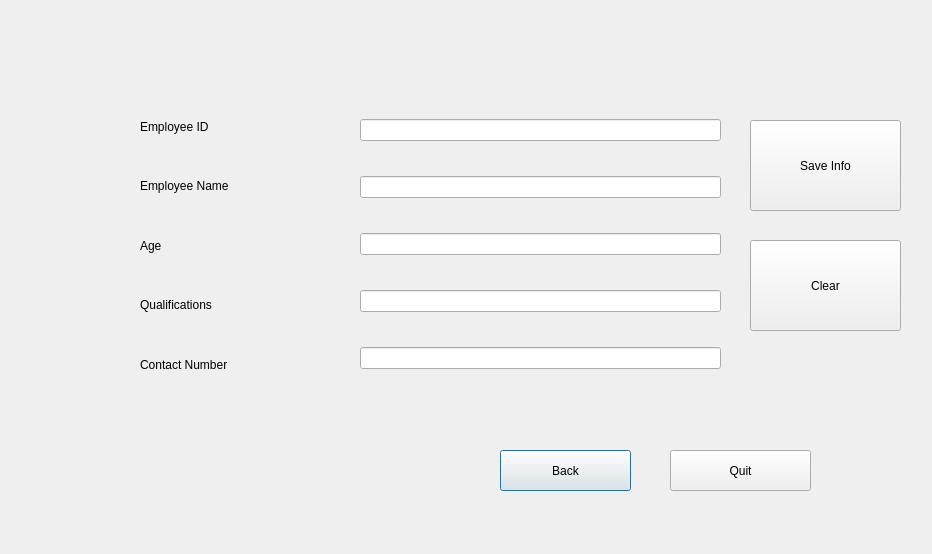
<?xml version="1.0" encoding="UTF-8"?>
<ui version="4.0">
 <class>DataEntry</class>
 <widget class="QDialog" name="DataEntry">
  <property name="geometry">
   <rect>
    <x>0</x>
    <y>0</y>
    <width>932</width>
    <height>554</height>
   </rect>
  </property>
  <property name="windowTitle">
   <string>Dialog</string>
  </property>
  <widget class="QPushButton" name="btnBack">
   <property name="geometry">
    <rect>
     <x>500</x>
     <y>450</y>
     <width>131</width>
     <height>41</height>
    </rect>
   </property>
   <property name="text">
    <string>Back</string>
   </property>
  </widget>
  <widget class="QPushButton" name="btnQuit">
   <property name="geometry">
    <rect>
     <x>670</x>
     <y>450</y>
     <width>141</width>
     <height>41</height>
    </rect>
   </property>
   <property name="text">
    <string>Quit</string>
   </property>
  </widget>
  <widget class="QPushButton" name="btnSave">
   <property name="geometry">
    <rect>
     <x>750</x>
     <y>120</y>
     <width>151</width>
     <height>91</height>
    </rect>
   </property>
   <property name="text">
    <string>Save Info</string>
   </property>
  </widget>
  <widget class="QPushButton" name="btnClear">
   <property name="geometry">
    <rect>
     <x>750</x>
     <y>240</y>
     <width>151</width>
     <height>91</height>
    </rect>
   </property>
   <property name="text">
    <string>Clear</string>
   </property>
  </widget>
  <widget class="QWidget" name="">
   <property name="geometry">
    <rect>
     <x>360</x>
     <y>90</y>
     <width>361</width>
     <height>311</height>
    </rect>
   </property>
   <layout class="QVBoxLayout" name="verticalLayout">
    <item>
     <widget class="QLineEdit" name="SEmpID"/>
    </item>
    <item>
     <widget class="QLineEdit" name="SEmpName"/>
    </item>
    <item>
     <widget class="QLineEdit" name="SEmpAge"/>
    </item>
    <item>
     <widget class="QLineEdit" name="SEmpQualification"/>
    </item>
    <item>
     <widget class="QLineEdit" name="SEmpContact"/>
    </item>
   </layout>
  </widget>
  <widget class="QWidget" name="">
   <property name="geometry">
    <rect>
     <x>140</x>
     <y>100</y>
     <width>191</width>
     <height>291</height>
    </rect>
   </property>
   <layout class="QVBoxLayout" name="verticalLayout_2">
    <item>
     <widget class="QLabel" name="label">
      <property name="text">
       <string>Employee ID</string>
      </property>
     </widget>
    </item>
    <item>
     <widget class="QLabel" name="label_2">
      <property name="text">
       <string>Employee Name</string>
      </property>
     </widget>
    </item>
    <item>
     <widget class="QLabel" name="label_3">
      <property name="text">
       <string>Age</string>
      </property>
     </widget>
    </item>
    <item>
     <widget class="QLabel" name="label_4">
      <property name="text">
       <string>Qualifications</string>
      </property>
     </widget>
    </item>
    <item>
     <widget class="QLabel" name="label_5">
      <property name="text">
       <string>Contact Number</string>
      </property>
     </widget>
    </item>
   </layout>
  </widget>
 </widget>
 <resources/>
 <connections/>
</ui>
